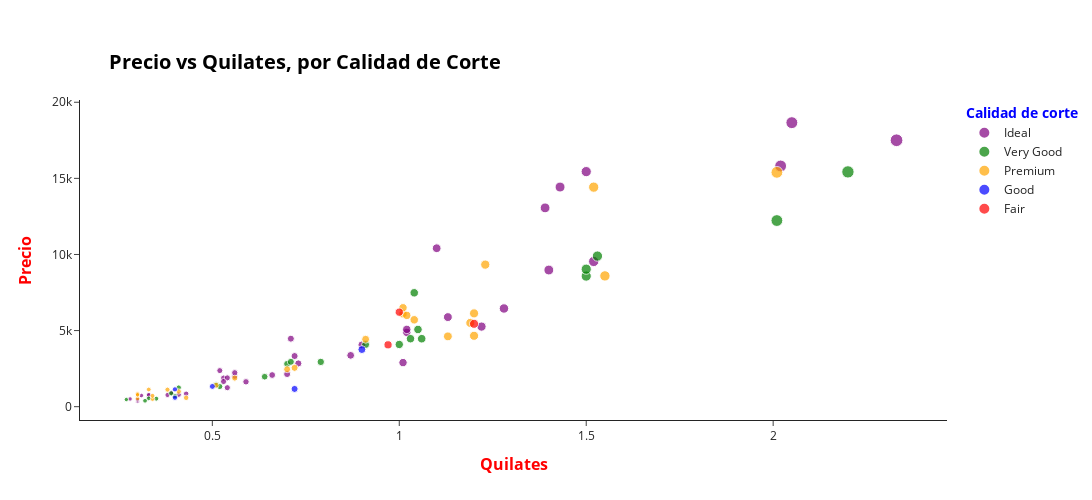

This figure's notebook cell:
### Code cell
# Multivariante px
df_sampled= df.sample(100)
fig = px.scatter(df_sampled, x='carat', y='price', color='cut', size='carat', hover_name='cut', title='Precio vs Quilates', width=1200, height=500, labels={'carat': 'Quilates', 'price': 'Precio'}, template='simple_white', opacity=0.7, color_discrete_map={'Fair': 'red', 'Good': 'blue', 'Very Good': 'green', 'Premium': 'orange', 'Ideal': 'purple'}, size_max=9)
fig.update_layout(
	title={'text': 'Precio vs Quilates, por Calidad de Corte', 'font': {'size': 20, 'color': 'black', 'weight':'bold'}, 'x': 0.10, 'y': 0.89},
	xaxis_title={'text': 'Quilates', 'font': {'size': 16, 'color': 'red', 'weight':'bold'}},
	yaxis_title={'text': 'Precio', 'font': {'size': 16, 'color': 'red', 'weight':'bold'}},
	legend_title={'text': 'Calidad de corte', 'font': {'size': 14, 'color': 'blue', 'weight':'bold'}},
	legend=dict(font=dict(size=12), traceorder='reversed+grouped')
)
fig.show()

### Figure 1 — Plotly figure (JSON) as saved in the notebook; plotly's stock layout.template omitted (floating-point values rounded to 4 significant figures)
{"data": [{"hovertemplate": "<b>%{hovertext}</b><br><br>cut=Ideal<br>Quilates=%{marker.size}<br>Precio=%{y}<extra></extra>", "hovertext": ["Ideal", "Ideal", "Ideal", "Ideal", "Ideal", "Ideal", "Ideal", "Ideal", "Ideal", "Ideal", "Ideal", "Ideal", "Ideal", "Ideal", "Ideal", "Ideal", "Ideal", "Ideal", "Ideal", "Ideal", "Ideal", "Ideal", "Ideal", "Ideal", "Ideal", "Ideal", "Ideal", "Ideal", "Ideal", "Ideal", "Ideal", "Ideal", "Ideal", "Ideal", "Ideal", "Ideal", "Ideal", "Ideal", "Ideal", "Ideal", "Ideal"], "legendgroup": "Ideal", "marker": {"color": "purple", "opacity": 0.7, "size": [0.7, 0.72, 2.02, 0.53, 1.22, 0.54, 0.54, 1.13, 0.56, 0.71, 1.4, 1.01, 0.56, 0.39, 0.9, 2.05, 1.1, 1.39, 0.33, 0.59, 0.87, 0.66, 0.3, 1.5, 0.43, 1.52, 1.43, 0.33, 1.02, 0.52, 0.53, 1.28, 0.73, 2.33, 0.41, 0.33, 0.3, 0.28, 1.02, 0.31, 0.38], "sizemode": "area", "sizeref": 0.02877, "symbol": "circle"}, "mode": "markers", "name": "Ideal", "orientation": "v", "showlegend": true, "type": "scatter", "x": [0.7, 0.72, 2.02, 0.53, 1.22, 0.54, 0.54, 1.13, 0.56, 0.71, 1.4, 1.01, 0.56, 0.39, 0.9, 2.05, 1.1, 1.39, 0.33, 0.59, 0.87, 0.66, 0.3, 1.5, 0.43, 1.52, 1.43, 0.33, 1.02, 0.52, 0.53, 1.28, 0.73, 2.33, 0.41, 0.33, 0.3, 0.28, 1.02, 0.31, 0.38], "xaxis": "x", "y": [2142, 3326, 15814, 1881, 5261, 1892, 1247, 5885, 2004, 4467, 8977, 2896, 2230, 914, 4059, 18659, 10410, 13061, 666, 1633, 3372, 2079, 373, 15444, 848, 9541, 14429, 702, 4882, 2371, 1650, 6451, 2841, 17504, 791, 781, 465, 508, 5079, 734, 768], "yaxis": "y"}, {"hovertemplate": "<b>%{hovertext}</b><br><br>cut=Very Good<br>Quilates=%{marker.size}<br>Precio=%{y}<extra></extra>", "hovertext": ["Very Good", "Very Good", "Very Good", "Very Good", "Very Good", "Very Good", "Very Good", "Very Good", "Very Good", "Very Good", "Very Good", "Very Good", "Very Good", "Very Good", "Very Good", "Very Good", "Very Good", "Very Good", "Very Good", "Very Good", "Very Good", "Very Good", "Very Good", "Very Good"], "legendgroup": "Very Good", "marker": {"color": "green", "opacity": 0.7, "size": [0.7, 2.2, 2.01, 0.91, 0.71, 1.53, 1, 0.33, 1.03, 1.5, 0.64, 1.04, 1.05, 0.79, 0.32, 1.5, 1.06, 0.39, 0.51, 0.35, 0.52, 0.41, 0.27, 0.4], "sizemode": "area", "sizeref": 0.02877, "symbol": "circle"}, "mode": "markers", "name": "Very Good", "orientation": "v", "showlegend": true, "type": "scatter", "x": [0.7, 2.2, 2.01, 0.91, 0.71, 1.53, 1, 0.33, 1.03, 1.5, 0.64, 1.04, 1.05, 0.79, 0.32, 1.5, 1.06, 0.39, 0.51, 0.35, 0.52, 0.41, 0.27, 0.4], "xaxis": "x", "y": [2810, 15424, 12229, 4081, 2946, 9896, 4088, 544, 4466, 8580, 1969, 7481, 5072, 2941, 388, 9033, 4465, 875, 1438, 527, 1323, 1255, 470, 687], "yaxis": "y"}, {"hovertemplate": "<b>%{hovertext}</b><br><br>cut=Premium<br>Quilates=%{marker.size}<br>Precio=%{y}<extra></extra>", "hovertext": ["Premium", "Premium", "Premium", "Premium", "Premium", "Premium", "Premium", "Premium", "Premium", "Premium", "Premium", "Premium", "Premium", "Premium", "Premium", "Premium", "Premium", "Premium", "Premium", "Premium", "Premium", "Premium", "Premium", "Premium", "Premium", "Premium", "Premium"], "legendgroup": "Premium", "marker": {"color": "orange", "opacity": 0.7, "size": [2.01, 0.7, 1.04, 0.34, 1.01, 0.38, 0.72, 0.56, 0.3, 0.33, 1.13, 0.43, 1.2, 0.3, 0.51, 0.3, 1.01, 1.2, 0.41, 1.23, 0.34, 0.3, 1.02, 1.52, 0.91, 1.55, 1.19], "sizemode": "area", "sizeref": 0.02877, "symbol": "circle"}, "mode": "markers", "name": "Premium", "orientation": "v", "showlegend": true, "type": "scatter", "x": [2.01, 0.7, 1.04, 0.34, 1.01, 0.38, 0.72, 0.56, 0.3, 0.33, 1.13, 0.43, 1.2, 0.3, 0.51, 0.3, 1.01, 1.2, 0.41, 1.23, 0.34, 0.3, 1.02, 1.52, 0.91, 1.55, 1.19], "xaxis": "x", "y": [15395, 2459, 5708, 507, 6097, 1119, 2550, 1882, 540, 1129, 4619, 581, 6129, 776, 1402, 844, 6499, 4657, 999, 9333, 714, 776, 5998, 14424, 4429, 8593, 5504], "yaxis": "y"}, {"hovertemplate": "<b>%{hovertext}</b><br><br>cut=Good<br>Quilates=%{marker.size}<br>Precio=%{y}<extra></extra>", "hovertext": ["Good", "Good", "Good", "Good", "Good"], "legendgroup": "Good", "marker": {"color": "blue", "opacity": 0.7, "size": [0.72, 0.4, 0.5, 0.9, 0.4], "sizemode": "area", "sizeref": 0.02877, "symbol": "circle"}, "mode": "markers", "name": "Good", "orientation": "v", "showlegend": true, "type": "scatter", "x": [0.72, 0.4, 0.5, 0.9, 0.4], "xaxis": "x", "y": [1166, 588, 1331, 3752, 1138], "yaxis": "y"}, {"hovertemplate": "<b>%{hovertext}</b><br><br>cut=Fair<br>Quilates=%{marker.size}<br>Precio=%{y}<extra></extra>", "hovertext": ["Fair", "Fair", "Fair"], "legendgroup": "Fair", "marker": {"color": "red", "opacity": 0.7, "size": [1, 1.2, 0.97], "sizemode": "area", "sizeref": 0.02877, "symbol": "circle"}, "mode": "markers", "name": "Fair", "orientation": "v", "showlegend": true, "type": "scatter", "x": [1, 1.2, 0.97], "xaxis": "x", "y": [6210, 5445, 4063], "yaxis": "y"}], "layout": {"height": 500, "legend": {"font": {"size": 12}, "itemsizing": "constant", "title": {"font": {"color": "blue", "size": 14, "weight": "bold"}, "text": "Calidad de corte"}, "tracegroupgap": 0, "traceorder": "reversed+grouped"}, "title": {"font": {"color": "black", "size": 20, "weight": "bold"}, "text": "Precio vs Quilates, por Calidad de Corte", "x": 0.1, "y": 0.89}, "width": 1200, "xaxis": {"anchor": "y", "domain": [0, 1], "title": {"font": {"color": "red", "size": 16, "weight": "bold"}, "text": "Quilates"}}, "yaxis": {"anchor": "x", "domain": [0, 1], "title": {"font": {"color": "red", "size": 16, "weight": "bold"}, "text": "Precio"}}}}
